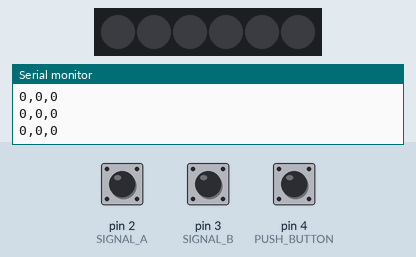
Bench run of a sketch on a simulated Arduino Uno, built with avr-gcc and run on an emulated ATmega328P. Parts: 6 RGB LEDs in strip order, left to right, the last lines printed to the serial monitor. The inputs (shaded band) are chosen by the test bench; at power-on: pin 2 (SIGNAL_A) HIGH, pin 4 (PUSH_BUTTON) HIGH, pin 3 (SIGNAL_B) HIGH. Dim RGB values are drawn brighter than linear.

Above: at 1.2 s.
1.3 s: pin 2 (SIGNAL_A) pulled LOW for 0.15 s
At 2.3 s:
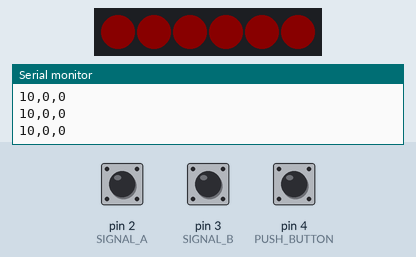
2.9 s: pin 4 (PUSH_BUTTON) pulled LOW for 0.15 s
At 3.7 s:
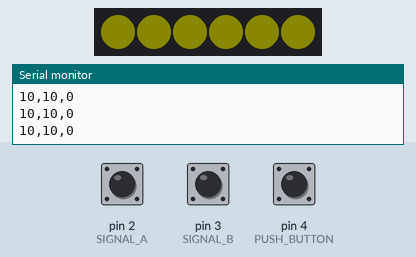
4.5 s: pin 4 (PUSH_BUTTON) pulled LOW for 1 s
At 6.3 s:
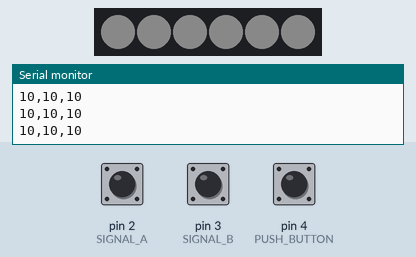
7.0 s: pin 2 (SIGNAL_A) pulled LOW for 1 s
At 9.2 s:
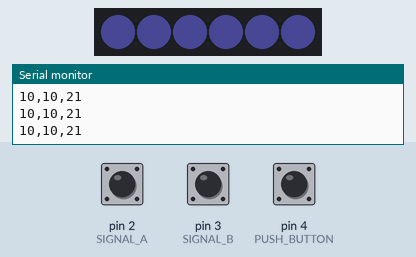
9.5 s: pin 4 (PUSH_BUTTON) pulled LOW for 0.15 s
At 10.0 s:
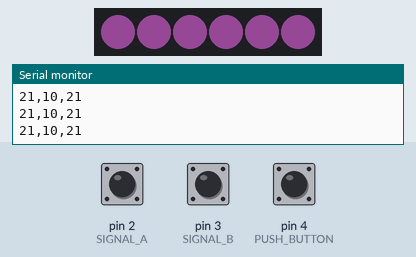
11.1 s: pin 2 (SIGNAL_A) pulled LOW for 0.15 s
At 12.2 s:
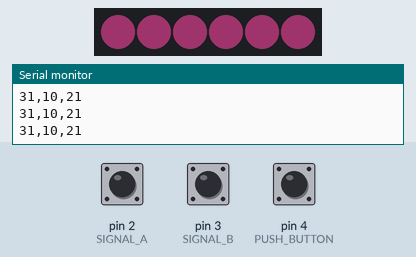
Timing chart, 0 to 13.7 s (numbered marks = the images above; inputs shaded):
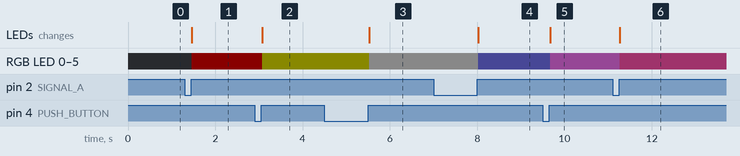

The sketch:

Nite_Lite.ino
```cpp
// Created by Zen Maker Lab Inc.
// Website: zenmakerlab.com

#include "FastLED.h"
#include <inttypes.h>

#define NUM_LEDS 6
#define DATA_PIN 8
#define CLOCK_PIN 9

#define SIGNAL_A 2
#define SIGNAL_B 3
#define PUSH_BUTTON 4

#define NUM_STATES 3

#define RED_INTENSITY 0
#define GREEN_INTENSITY 1
#define BLUE_INTENSITY 2

CRGB leds[NUM_LEDS];

//CLK FREQ = 16MHz
volatile bool A_set = false;
volatile bool B_set = false;
volatile int encoderPos = 0;
int encoderPosition = 0;
int buttonRead = 0;
int buttonState = 0;

int state = 0;

uint8_t red = 0;
uint8_t green = 0;
uint8_t blue = 0;

// color show parameters
int dir = 1;
int stepTime = 50;
int showLED = 0;
int start = 0;
int finish = 0;

void setup() {
  noInterrupts();
  pinMode(SIGNAL_A, INPUT_PULLUP);
  pinMode(SIGNAL_B, INPUT_PULLUP);
  pinMode(PUSH_BUTTON, INPUT_PULLUP);
  attachInterrupt(digitalPinToInterrupt(SIGNAL_A), turnA, CHANGE);
  attachInterrupt(digitalPinToInterrupt(SIGNAL_B), turnB, CHANGE);
  Serial.begin(9600);

  FastLED.addLeds<APA102, DATA_PIN, CLOCK_PIN, RGB>(leds, NUM_LEDS);  // BGR ordering is typical
  for (int i=0;i<NUM_LEDS-1;i++){
    leds[i] = CRGB (0,0,0);
    }

  FastLED.show();

  interrupts();
}

void loop() {

  //Statemachine.
  switch(state){
      case RED_INTENSITY:
          encoderPosition = encoderPos;
          red = (int8_t) map(encoderPosition, 0, 24, 0, 255);
          break;
      case GREEN_INTENSITY:
          encoderPosition = encoderPos;
          green = (int8_t) map(encoderPosition, 0, 24, 0, 255);
          break;
      case BLUE_INTENSITY:
          encoderPosition = encoderPos;
          blue = (int8_t) map(encoderPosition, 0, 24, 0, 255);
          break;
      default:
        break;
    }

  colorStrip(red,green,blue,NUM_LEDS);
  // If button pressed, update state
  if (updateState()){state++;}
  if (state >= NUM_STATES){state = 0;}
  Serial.print(red);
  Serial.print(',');
  Serial.print(green);
  Serial.print(',');
  Serial.println(blue);
}

bool updateState(){
  buttonRead = 0x0;
  buttonRead |= !digitalRead(PUSH_BUTTON) << 0;

  buttonState |= buttonRead;

  if (!buttonRead){
    if(buttonState & 0x1){
      buttonState &= ~0x1;
      return true;
    }
  }
  return false;
}

void colorStrip(int8_t r, int8_t g, int8_t b, int pos){
  for (int i=0;i<pos;i++){
    leds[i] = CRGB (r,g,b);
  }
  FastLED.show();
}

void turnA(){
  if( digitalRead(SIGNAL_A) != A_set ) {  // debounce once more
    A_set = !A_set;
    // adjust counter + if A leads B
    if ( A_set && !B_set ) {
      encoderPos += 1;
      if (encoderPos > 24) {
          encoderPos = 24;
      }
    }
  }
}

void turnB(){
   if( digitalRead(SIGNAL_B) != B_set ) {
    B_set = !B_set;
    //  adjust counter - 1 if B leads A
    if( B_set && !A_set ) {
      encoderPos -= 1;
      if (encoderPos < 0) {
          encoderPos = 0;
      }
    }
  }
}
```

Measured:
- after the input at 1.3 s, RGB LED 0–5: off → RGB(10, 0, 0) after 0.16 s; the LEDs: change after 0.16 s (image 1)
- after the input at 2.9 s, RGB LED 0–5: RGB(10, 0, 0) → RGB(10, 10, 0) after 0.17 s; the LEDs: change after 0.17 s (image 2)
- after the input at 4.5 s, RGB LED 0–5: RGB(10, 10, 0) → RGB(10, 10, 10) after 1.0 s; the LEDs: change after 1.0 s (image 3)
- after the input at 7.0 s, RGB LED 0–5: RGB(10, 10, 10) → RGB(10, 10, 21) after 1.0 s; the LEDs: change after 1.0 s (image 4)
- after the input at 9.5 s, RGB LED 0–5: RGB(10, 10, 21) → RGB(21, 10, 21) after 0.17 s; the LEDs: change after 0.17 s (image 5)
- after the input at 11.1 s, RGB LED 0–5: RGB(21, 10, 21) → RGB(31, 10, 21) after 0.16 s; the LEDs: change after 0.16 s (image 6)
